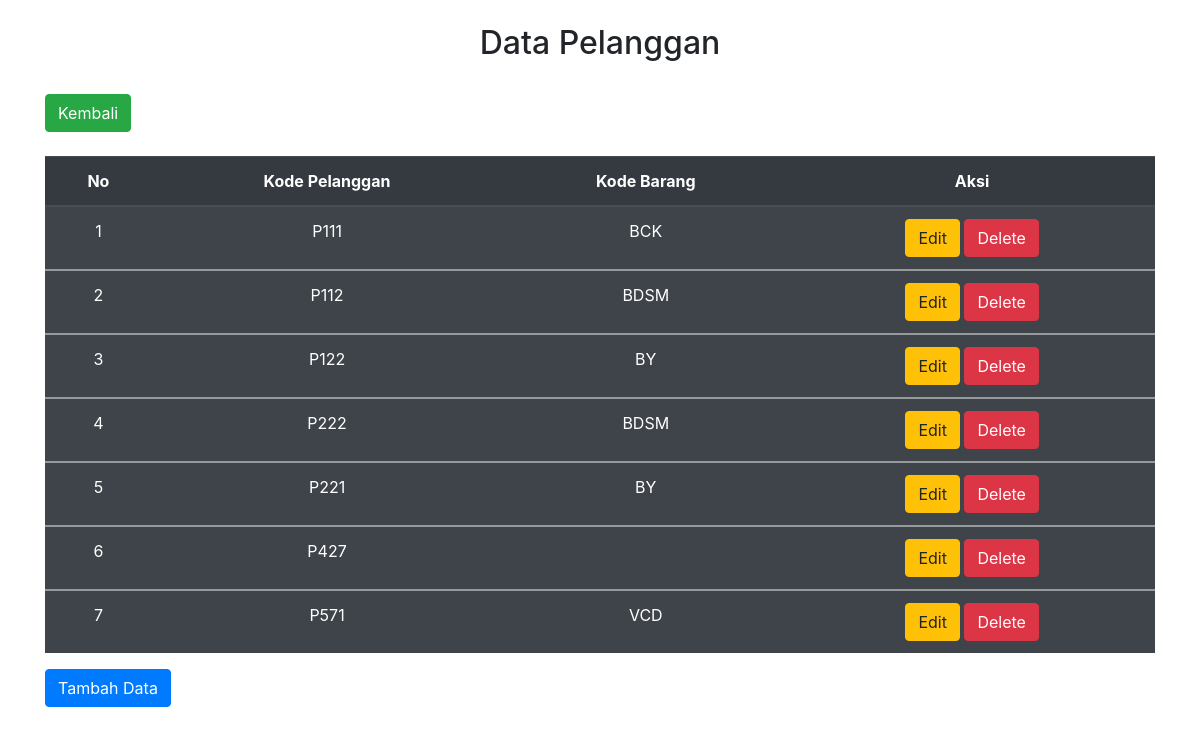
Page /pelanggan/index.php on the committed database.
### tables this page shows
CREATE TABLE `pelanggan` (
  `kode_pelanggan` varchar(8) NOT NULL,
  `kode_barang` varchar(8) NOT NULL
);

### pelanggan/index.php (the view, shortened to what this page needs)
<?php
include "../koneksi.php";
?>
<!DOCTYPE html>
<html>
<head>
    <link rel="stylesheet" href="../bootstrap/css/bootstrap.min.css">
</head>
<body>
<div class="container">
    <br>
    <h2 style="text-align: center;">Data Pelanggan</h2>
    <br>
    <a href="../index.php" class="btn btn-success">Kembali</a><br>
    <table class="table table-striped table-dark">
        <br>
        <thead>
        <tr style="text-align: center;">
            <th>No</th>
            <th>Kode Pelanggan</th>
            <th>Kode Barang</th>
            <th colspan='2'>Aksi</th>
        </tr>
        </thead>
        <?php
        $sql="SELECT * FROM pelanggan";
        $hasil=mysqli_query($kon,$sql);
        $no=0;
        while ($data = mysqli_fetch_array($hasil)) {
            $no++;
            ?>
            <tbody>
            <tr style="text-align: center;">
                <td><?php echo $no; ?></td>
                <td><?php echo $data["kode_pelanggan"]; ?></td>
                <td><?php echo $data["kode_barang"]; ?></td>
                <td>
                    <a href="update.php?kode_pelanggan=<?php echo htmlspecialchars($data['kode_pelanggan']); ?>"
                    class="btn btn-warning" role="button">Edit</a>
                    <a onclick="return confirm('Apakah anda yakin ingin menghapus data ?')" href="<?php echo htmlspecialchars($_SERVER["PHP_SELF"]);?>?kode_pelanggan=<?php echo $data['kode_pelanggan']; ?>"
                    class="btn btn-danger" role="button">Delete</a>
                </td>
            </tr>
            </tbody>
            <?php
        }
        ?>
    </table>
    <a href="create.php" class="btn btn-primary" role="button">
        Tambah Data
    </a>
</div>
</body>
</html>

### rows in the picture
pelanggan: kode_pelanggan "P111", kode_barang "BCK"
pelanggan: kode_pelanggan "P112", kode_barang "BDSM"
pelanggan: kode_pelanggan "P122", kode_barang "BY"
pelanggan: kode_pelanggan "P222", kode_barang "BDSM"
pelanggan: kode_pelanggan "P221", kode_barang "BY"
pelanggan: kode_pelanggan "P427"
pelanggan: kode_pelanggan "P571", kode_barang "VCD"
